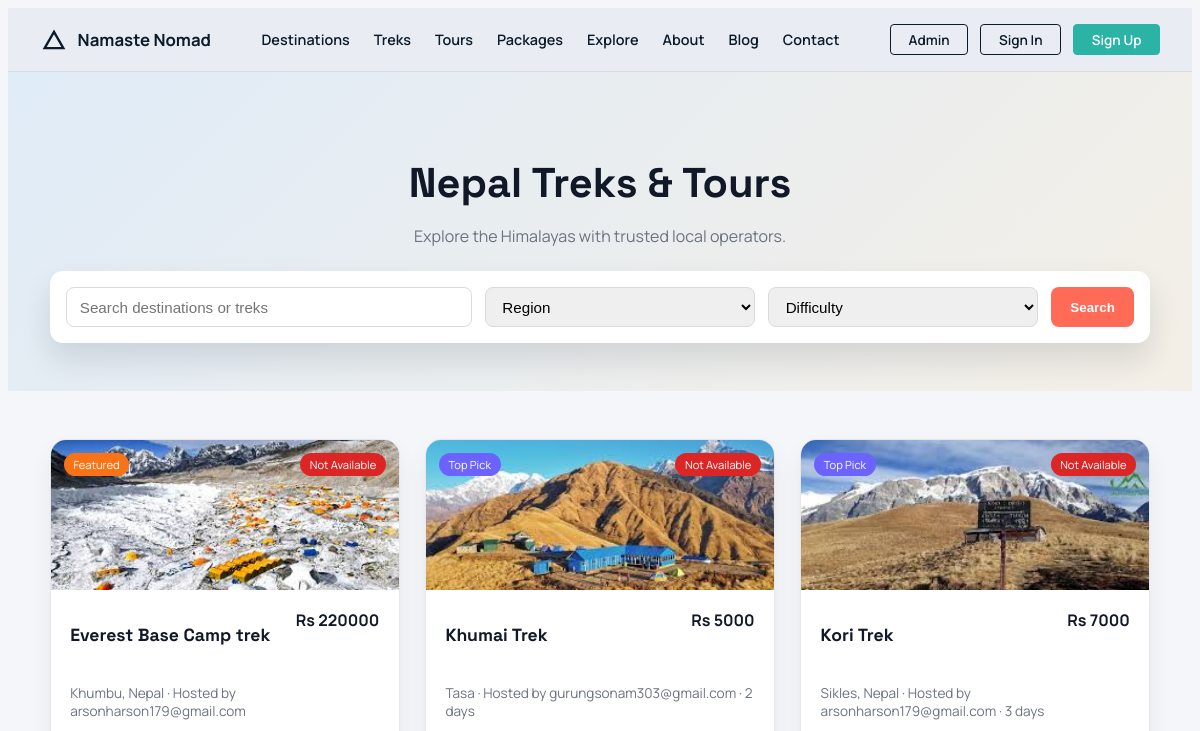
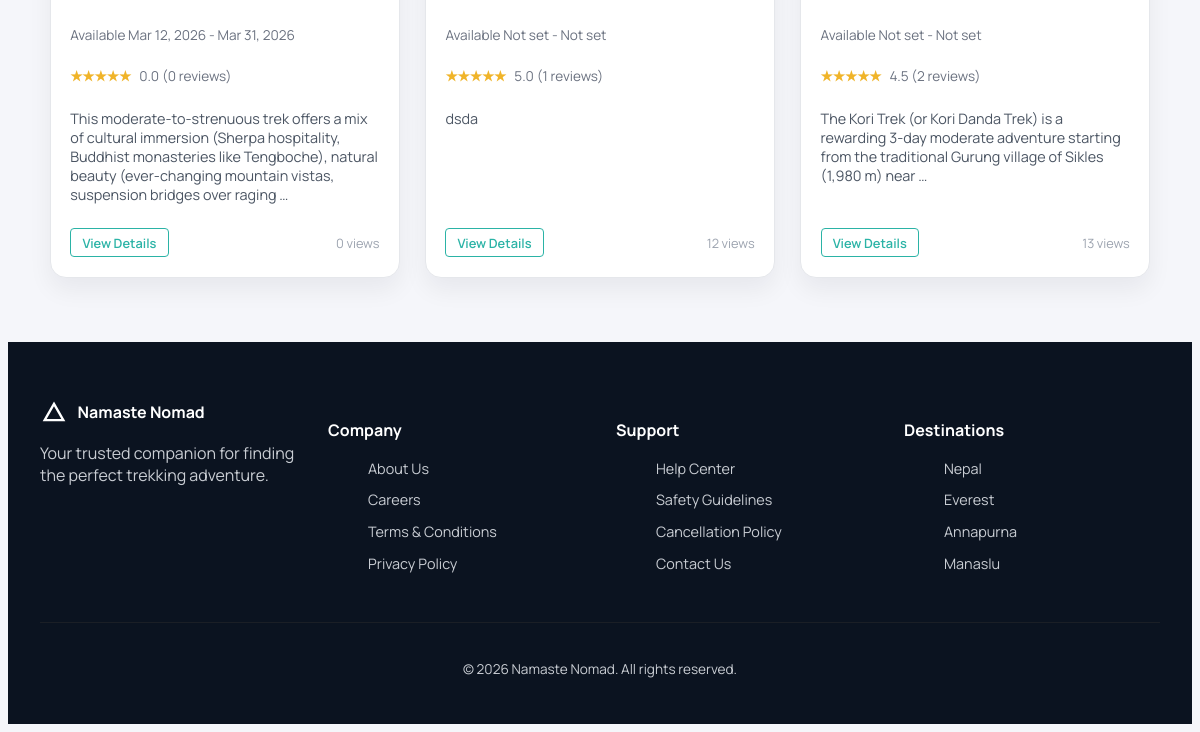
Page /packages/ on the earlier database version (2 pictures, top to bottom).
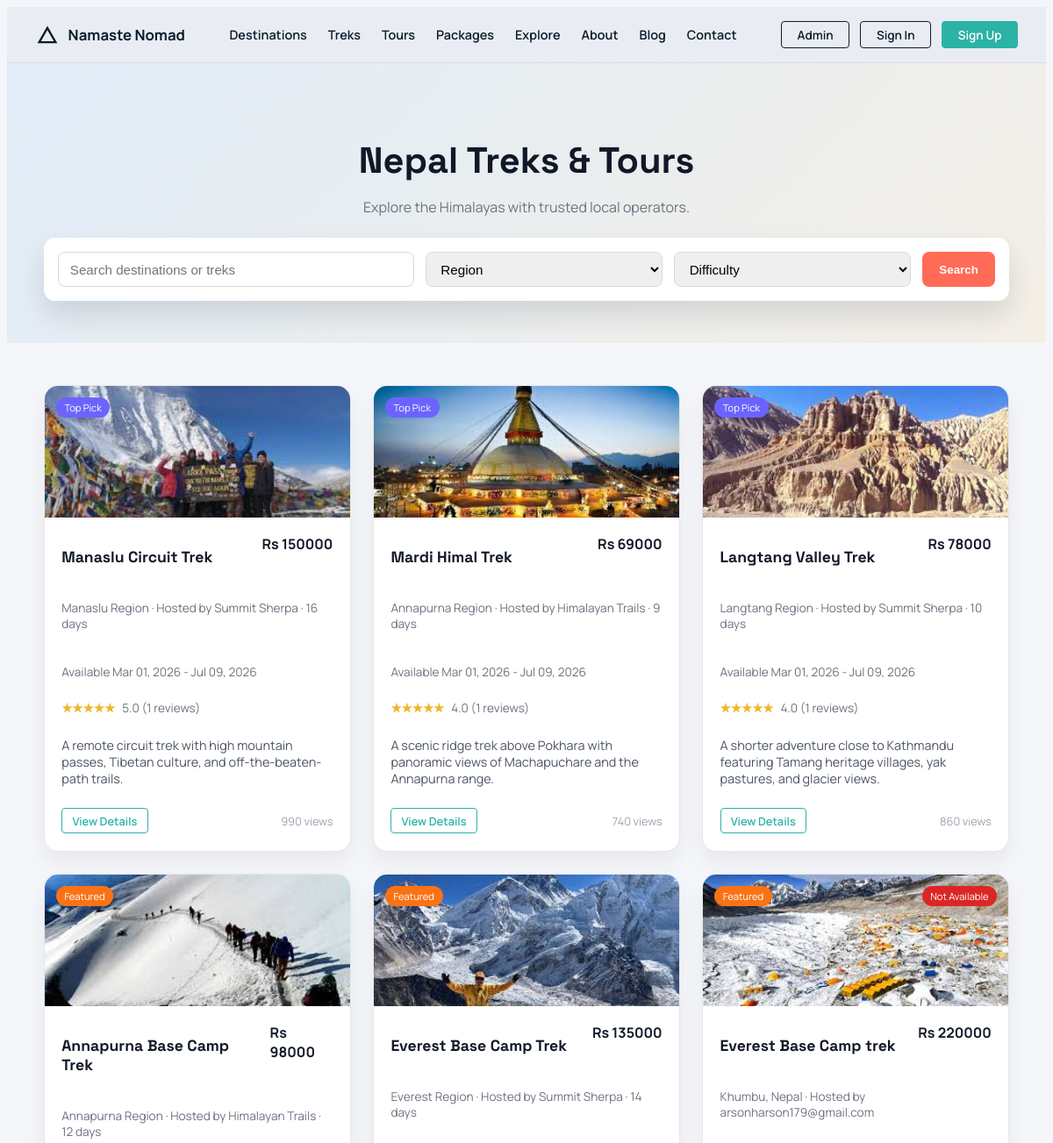
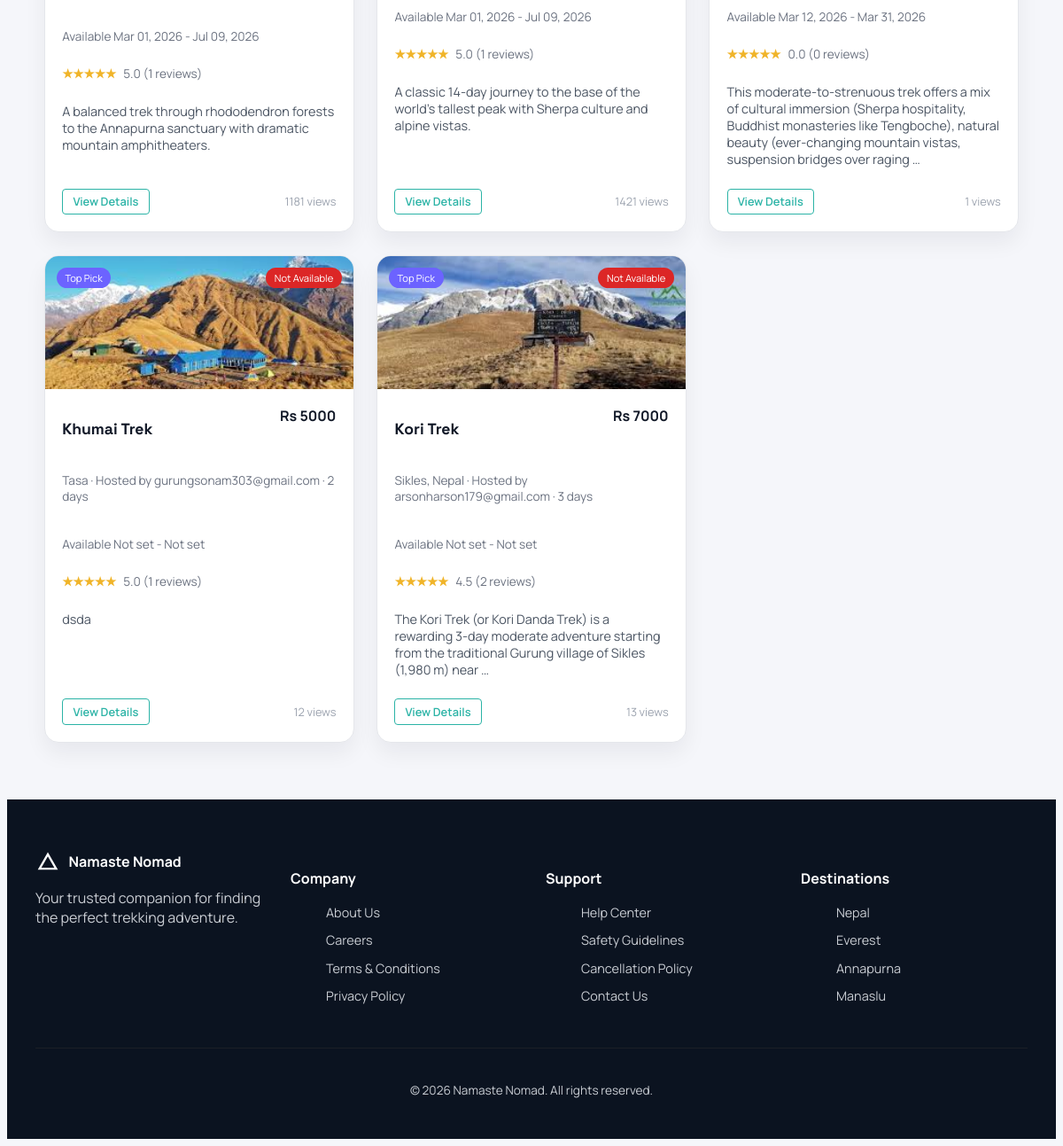
Same page on the later database version (2 pictures, top to bottom).
### core/models.py (models this page shows, shortened)
class Package(models.Model):
    DIFFICULTY_CHOICES = (
        ('easy', 'Easy'),
        ('moderate', 'Moderate'),
        ('challenging', 'Challenging'),
        ('expedition', 'Expedition'),
    )
    CATEGORY_TREK = 'TREK'
    CATEGORY_TOUR = 'TOUR'
    CATEGORY_CHOICES = (
        (CATEGORY_TREK, 'Trek'),
        (CATEGORY_TOUR, 'Tour'),
    )
    vendor = models.ForeignKey(
        settings.AUTH_USER_MODEL,
        on_delete=models.CASCADE,
        related_name='vendor_packages',
    )
    title = models.CharField(max_length=200)
    category = models.CharField(max_length=10, choices=CATEGORY_CHOICES, default=CATEGORY_TREK)
    location = models.CharField(max_length=120, blank=True)
    description = models.TextField(blank=True)
    itinerary = models.TextField(blank=True)
    inclusions = models.TextField(blank=True)
    exclusions = models.TextField(blank=True)
    duration_days = models.PositiveSmallIntegerField(blank=True, null=True)
    difficulty = models.CharField(max_length=20, choices=DIFFICULTY_CHOICES, blank=True)
    group_size = models.PositiveSmallIntegerField(blank=True, null=True)
    available_slots = models.PositiveIntegerField(default=10)
    available_from = models.DateField(blank=True, null=True)
    available_until = models.DateField(blank=True, null=True)
    best_season = models.CharField(max_length=100, blank=True)
    image_url = models.URLField(blank=True)
    price = models.DecimalField(
        max_digits=10,
        decimal_places=2,
        validators=[MinValueValidator(0)],
    )
    is_active = models.BooleanField(default=True)
    is_featured = models.BooleanField(default=False)
    views_count = models.PositiveIntegerField(default=0)
    created_at = models.DateTimeField(auto_now_add=True)
    def season_badge(self, on_date=None):
        check_date = on_date or timezone.localdate()
        if not self.available_from or not self.available_until:
            return 'Not Available'
        if check_date < self.available_from:
            return 'Not Available'
        if check_date > self.available_until:
            return 'Season Closed'
        return ''

class PackageImage(models.Model):
    package = models.ForeignKey(Package, on_delete=models.CASCADE, related_name='images')
    image = models.ImageField(upload_to='package_images/')
    order = models.PositiveIntegerField(default=0)
    created_at = models.DateTimeField(auto_now_add=True)
    class Meta:
        ordering = ('order', 'created_at', 'id')

### accounts/models.py (models this page shows, shortened)
class User(AbstractUser):
    USER_TYPE_CHOICES = (
        ('vendor', 'Vendor'),
        ('traveler', 'Traveler'),
        ('admin', 'Admin'),
    )
    user_type = models.CharField(max_length=10, choices=USER_TYPE_CHOICES)
    phone = models.CharField(max_length=20, blank=True, null=True)
    is_verified = models.BooleanField(default=False)

### core/views.py (the view)
# urls.py: path('packages/', views.package_list, name='package_list'),
def package_list(request):
    return _render_package_list(request)

### accounts/models.py (called while the page is built, shortened)
    @classmethod
    def expire_overdue(cls, vendor=None):
        today = timezone.localdate()
        overdue = cls.objects.filter(status=cls.STATUS_ACTIVE, end_date__lt=today)
        if vendor is not None:
            overdue = overdue.filter(vendor=vendor)
        vendor_ids = list(overdue.values_list('vendor_id', flat=True).distinct())
        overdue.update(status=cls.STATUS_EXPIRED)
        return vendor_ids

### core/views.py (called while the page is built)
def _public_package_queryset():
    return Package.objects.filter(is_active=True).prefetch_related('images').annotate(
        review_count=Count('reviews', distinct=True),
        avg_rating=Avg('reviews__rating'),
    ).order_by('-created_at')

### core/templates/core/packages.html (shortened to what this page needs)
{% load static %}
<!DOCTYPE html>
<html lang="en">
<head>
    <link rel="stylesheet" href="{% static 'css/landing.css' %}">
    <link rel="stylesheet" href="{% static 'css/packages.css' %}">
</head>
<body class="packages-body">
    <nav class="landing-nav">
        <div class="nav-container">
            <a class="nav-brand" href="{% url 'home' %}">
                <svg width="28" height="28" viewBox="0 0 24 24" fill="none" stroke="currentColor" stroke-width="2">
                    <path d="M4 19l8-14 8 14H4z"/>
                </svg>
                <span>Namaste Nomad</span>
            </a>
            <div class="nav-menu">
                <a href="#">Destinations</a>
                <a href="{% url 'package_treks' %}">Treks</a>
                <a href="{% url 'package_tours' %}">Tours</a>
                <a href="{% url 'package_list' %}">Packages</a>
                <a href="{% url 'community_feed' %}">Explore</a>
                <a href="{% url 'about' %}">About</a>
                <a href="{% url 'blog_list' %}">Blog</a>
                <a href="{% url 'contact' %}">Contact</a>
            </div>
            <div class="nav-actions">
                <a href="{% url 'admin_login' %}" class="btn-ghost">Admin</a>
                <a href="{% url 'account_login_choice' %}" class="btn-ghost">Sign In</a>
                <a href="{% url 'account_register_choice' %}" class="btn-dark">Sign Up</a>
            </div>
        </div>
    </nav>
    <header class="packages-hero">
        <div class="packages-hero-content">
            <h1>{{ page_title|default:"Nepal Treks & Tours" }}</h1>
            <p>{{ page_subtitle|default:"Explore the Himalayas with trusted local operators." }}</p>
            <div class="packages-filter">
                <input type="text" placeholder="Search destinations or treks">
                <select>
                    <option>Region</option>
                </select>
                <select>
                    <option>Difficulty</option>
                </select>
                <button>Search</button>
            </div>
        </div>
    </header>
    <section class="packages-section">
        <div class="packages-grid">
            {% if packages %}
                {% for package in packages %}
                    <article class="package-card">
                        {% with cover=package.images.all|first %}
                            <div class="package-image" {% if cover %}style="background-image: url('{{ cover.image.url }}');"{% elif package.image_url %}style="background-image: url('{{ package.image_url }}');"{% endif %}>
                                <span class="package-pill {% if package.is_featured %}featured{% endif %}">
                                    {% if package.is_featured %}Featured{% else %}Top Pick{% endif %}
                                </span>
                                {% if package.season_badge %}
                                    <span class="package-pill season-badge">{{ package.season_badge }}</span>
                                {% endif %}
                            </div>
                        {% endwith %}
                        <div class="package-body">
                            <div class="package-title-row">
                                <h2>{{ package.title }}</h2>
                                <span class="package-price">Rs {{ package.price|floatformat:0 }}</span>
                            </div>
                            <p class="package-meta">
                                {{ package.location|default:"Nepal" }} · Hosted by {{ package.vendor.get_full_name|default:package.vendor.username }}
                                {% if package.duration_days %} · {{ package.duration_days }} days{% endif %}
                            </p>
                            <p class="package-meta">
                                Available {{ package.available_from|date:"M d, Y"|default:"Not set" }} -
                                {{ package.available_until|date:"M d, Y"|default:"Not set" }}
                            </p>
                            <div class="package-rating">
                                <span class="stars">★★★★★</span>
                                <span>
                                    {{ package.avg_rating|default:0|floatformat:1 }}
                                    ({{ package.review_count }} reviews)
                                </span>
                            </div>
                            <p class="package-desc">
                                {{ package.description|default:"Customizable trek package with local guide support."|truncatewords:24 }}
                            </p>
                            <div class="package-actions">
                                <a href="{% url 'package_detail' package.id %}" class="btn-outline-dark">View Details</a>
                                <span class="package-views">{{ package.views_count }} views</span>
                            </div>
                        </div>
                    </article>
                {% endfor %}
            {% else %}
                <div class="packages-empty">{{ empty_message|default:"No packages available right now." }}</div>
            {% endif %}
        </div>
    </section>
    <footer class="footer">
        <div class="container-landing">
            <div class="footer-grid">
                <div class="footer-column">
                    <div class="footer-brand">
                        <svg width="28" height="28" viewBox="0 0 24 24" fill="none" stroke="currentColor" stroke-width="2">
                            <path d="M4 19l8-14 8 14H4z"/>
                        </svg>
                        <span>Namaste Nomad</span>
                    </div>
                    <p>Your trusted companion for finding the perfect trekking adventure.</p>
                </div>
                <div class="footer-column">
                    <h4>Company</h4>
                    <ul>
                        <li><a href="{% url 'about' %}">About Us</a></li>
                        <li><a href="#">Careers</a></li>
                        <li><a href="#">Terms &amp; Conditions</a></li>
                        <li><a href="#">Privacy Policy</a></li>
                    </ul>
                </div>
                <div class="footer-column">
                    <h4>Support</h4>
                    <ul>
                        <li><a href="#">Help Center</a></li>
                        <li><a href="#">Safety Guidelines</a></li>
                        <li><a href="#">Cancellation Policy</a></li>
                        <li><a href="{% url 'contact' %}">Contact Us</a></li>
                    </ul>
                </div>
                <div class="footer-column">
                    <h4>Destinations</h4>
                    <ul>
                        <li><a href="#">Nepal</a></li>
                        <li><a href="#">Everest</a></li>
                        <li><a href="#">Annapurna</a></li>
                        <li><a href="#">Manaslu</a></li>
                    </ul>
                </div>
            </div>
            <div class="footer-bottom">
                <p>&copy; 2026 Namaste Nomad. All rights reserved.</p>
            </div>
        </div>
    </footer>
</body>
</html>

### static/css/landing.css (style rules this page uses)
:root { --ink: #0c1b2a; --muted: #55606d; --light: #f6f5f2; --panel: #ffffff; --border: #d6dbe1; --hero: #cfe3f4; --charcoal: #102233; --dark: #0b1320; --accent: #ff6b57; --accent-2: #2bb3a6; --accent-3: #f0b429; --accent-4: #6c63ff; }
body { font-family: "Manrope", "Segoe UI", sans-serif; background: var(--light); color: var(--ink); }
h1, h2, h3 { font-family: "Space Grotesk", "Manrope", sans-serif; }
.container-landing { max-width: 1180px; margin: 0 auto; padding: 0 2rem; }
section { padding: 4rem 0; }
.landing-nav { background: #e9edf3; border-bottom: 1px solid #d8dde4; position: sticky; top: 0; z-index: 1000; }
.nav-container { max-width: 1200px; margin: 0 auto; padding: 1rem 2rem; display: flex; align-items: center; justify-content: space-between; gap: 2rem; }
.landing-nav .nav-brand { display: flex; align-items: center; gap: 0.6rem; font-size: 1.05rem; font-weight: 700; color: var(--ink); text-decoration: none; }
.nav-menu { display: flex; gap: 1.5rem; font-size: 0.9rem; }
.nav-menu a { color: var(--ink); text-decoration: none; font-weight: 600; }
.nav-actions { display: flex; gap: 0.75rem; }
.btn-ghost, .btn-dark { text-decoration: none; font-weight: 600; border-radius: 0.25rem; padding: 0.35rem 1.1rem; display: inline-flex; align-items: center; justify-content: center; border: 1px solid var(--ink); font-size: 0.85rem; }
.btn-ghost { color: var(--ink); background: transparent; }
.btn-dark { color: #fff; background: var(--accent-2); border-color: var(--accent-2); }
.featured { background: var(--light); }
.btn-outline-dark { border: 1px solid var(--accent-2); color: var(--accent-2); text-decoration: none; padding: 0.3rem 0.7rem; border-radius: 0.25rem; font-size: 0.8rem; font-weight: 600; }
.footer { background: #0b1320; color: #c9cdd3; padding: 3.5rem 0 2rem; }
.footer-grid { display: grid; grid-template-columns: repeat(auto-fit, minmax(180px, 1fr)); gap: 2rem; margin-bottom: 2rem; }
.footer-brand { display: flex; align-items: center; gap: 0.6rem; font-weight: 700; color: #fff; margin-bottom: 1rem; }
.footer-column h4 { color: #fff; margin-bottom: 0.8rem; font-size: 1rem; }
.footer-column ul { list-style: none; }
.footer-column ul li { margin-bottom: 0.6rem; }
.footer-column a { color: #c9cdd3; text-decoration: none; font-size: 0.9rem; }
.footer-bottom { border-top: 1px solid #1b1f26; padding-top: 1.5rem; text-align: center; font-size: 0.85rem; }

Differences in the rows shown:
added Package: image_url (picture), is_featured "Top Pick", title "Manaslu Circuit Trek", price "150000", location "Manaslu Region", vendor.get_full_name "Summit Sherpa", duration_days "16", available_from "Mar 01, 2026", available_until "Jul 09, 2026", avg_rating "5.0", review_count "1", description "A remote circuit trek with high mountain passes, Tibetan culture, and off-the-beaten-path trails.", views_count "990"
added Package: image_url (picture), is_featured "Top Pick", title "Mardi Himal Trek", price "69000", location "Annapurna Region", vendor.get_full_name "Himalayan Trails", duration_days "9", available_from "Mar 01, 2026", available_until "Jul 09, 2026", avg_rating "4.0", review_count "1", description "A scenic ridge trek above Pokhara with panoramic views of Machapuchare and the Annapurna range.", views_count "740"
added Package: image_url (picture), is_featured "Top Pick", title "Langtang Valley Trek", price "78000", location "Langtang Region", vendor.get_full_name "Summit Sherpa", duration_days "10", available_from "Mar 01, 2026", available_until "Jul 09, 2026", avg_rating "4.0", review_count "1", description "A shorter adventure close to Kathmandu featuring Tamang heritage villages, yak pastures, and glacier views.", views_count "860"
added Package: image_url (picture), is_featured "Featured", title "Annapurna Base Camp Trek", price "98000", location "Annapurna Region", vendor.get_full_name "Himalayan Trails", duration_days "12", available_from "Mar 01, 2026", available_until "Jul 09, 2026", avg_rating "5.0", review_count "1", description "A balanced trek through rhododendron forests to the Annapurna sanctuary with dramatic mountain amphitheaters.", views_count "1181"
added Package: image_url (picture), is_featured "Featured", title "Everest Base Camp Trek", price "135000", location "Everest Region", vendor.get_full_name "Summit Sherpa", duration_days "14", available_from "Mar 01, 2026", available_until "Jul 09, 2026", avg_rating "5.0", review_count "1", description "A classic 14-day journey to the base of the world’s tallest peak with Sherpa culture and alpine vistas.", views_count "1421"
changed Package "Everest Base Camp trek": views_count "0" → "1"
